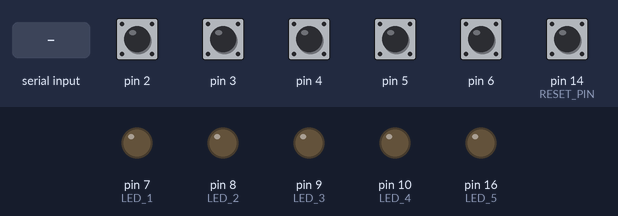
A sketch run on a simulated Arduino Leonardo, built with avr-gcc and run on an emulated ATmega32U4. On the bench: output pins drawn as LEDs (lit = HIGH). Inputs (shaded band) come from the test bench; at power-on: pin 2–6, pin 14 (RESET_PIN) HIGH.

Above: at 1.2 s.
1.3 s: "g" received over Serial
At 2.3 s:
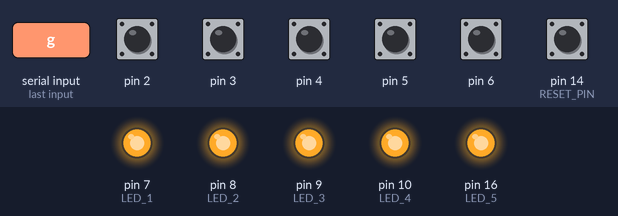
2.8 s: "t" received over Serial
At 3.4 s:
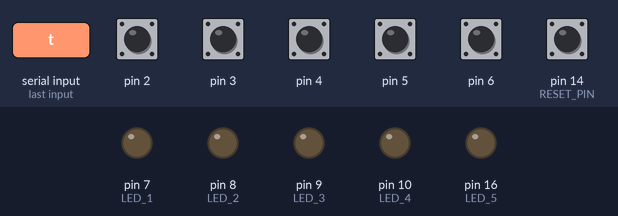
Timing chart, 0 to 5.8 s (numbered marks = the images above; inputs shaded):
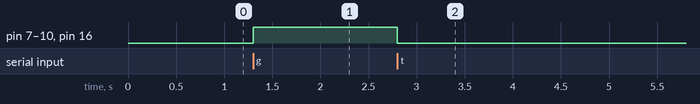

Measured:
- after the input at 1.3 s, pin 7 (LED_1), pin 8 (LED_2), pin 9 (LED_3), pin 10 (LED_4), pin 16 (LED_5): LOW → HIGH at once
- after the input at 2.8 s, pin 7 (LED_1), pin 8 (LED_2), pin 9 (LED_3), pin 10 (LED_4), pin 16 (LED_5): HIGH → LOW at once

The sketch:

main.ino
```cpp
#include <Arduino.h>
#include <Keyboard.h>
#include "Switch.hpp"
const int SWITCH_1 = 2;
const int SWITCH_2 = 3;
const int SWITCH_3 = 4;
const int SWITCH_4 = 5;
const int SWITCH_5 = 6;
const int LED_1 = 7;
const int LED_2 = 8;
const int LED_3 = 9;
const int LED_4 = 10;
const int LED_5 = 16;

const int RESET_PIN = 14;
uint8_t ascii_table[] = {0x30,0x31,0x32,0x33,0x34};

Switch switchs[5];
int handleSwitchs();
bool prevState[] = {true, true, true, true, true};
void handleSerialEvent();

void setup() {
  Serial.begin(9600);
  // put your setup code here, to run once:
  switchs[0] = Switch(SWITCH_1, LED_1);
  switchs[1] = Switch(SWITCH_2, LED_2);
  switchs[2] = Switch(SWITCH_3, LED_3);
  switchs[3] = Switch(SWITCH_4, LED_4);
  switchs[4] = Switch(SWITCH_5, LED_5);
  switchs[0].setup();
  switchs[1].setup();
  switchs[2].setup();
  switchs[3].setup();
  switchs[4].setup();
  pinMode(RESET_PIN,INPUT_PULLUP);
  // pinMode(LED_1,OUTPUT);
}

void loop() {
  // put your main code here, to run repeatedly:
  switchs[0].update();
  switchs[1].update();
  switchs[2].update();
  switchs[3].update();
  switchs[4].update();
  int switch_id = handleSwitchs();
  if (switch_id > -1){
    // Serial.print("switch : ");
    // Serial.println(switch_id);
  }

  if (!digitalRead(RESET_PIN)){
      for(int i = 0;i<5;i++) {
          switchs[i].controlLED(false);
      }
      Keyboard.releaseAll();
  }

  if (Serial.available()) {
    handleSerialEvent();
  }
  delay(1);
}

int handleSwitchs() {
    for (int i = 0;i<5;i++) {
      bool currentState = switchs[i].getState();
      if (!currentState) {
        if (prevState[i]) {
          Keyboard.press(ascii_table[i]);
          // Serial.print("press");
          // Serial.println(i);
          return i;
        }
      } else {
        // Serial.print("release");
        // Serial.println(i);
        Keyboard.release(ascii_table[i]);
      }
      prevState[i] = currentState;
    }
  return -1;
}

void handleSerialEvent() {
  char cmd = Serial.read();
  switch(cmd) {
    case 't':
      for(int i = 0;i<5;i++) {
          switchs[i].controlLED(false);
      }
      break;
    case 'g':
      digitalWrite(LED_1,HIGH);
      digitalWrite(LED_2,HIGH);
      digitalWrite(LED_3,HIGH);
      digitalWrite(LED_4,HIGH);
      digitalWrite(LED_5,HIGH);
      break;
    default:
      break;
  }
}
```

Switch.hpp
```cpp
#ifndef SWITCH_HPP
#define SWITCH_HPP
#include<Arduino.h>

class Switch {
    public:
        Switch(){}
        Switch(int switchPin, int LEDPin) {
            switch_pin = switchPin;
            led_pin = LEDPin;
        }
        void setup() {
            pinMode(switch_pin, INPUT_PULLUP);
            pinMode(led_pin, OUTPUT);
        }
        bool getState() {
            return digitalRead(switch_pin);
        }
        void update() {
            bool isDown = digitalRead(switch_pin);
            // Serial.println(isDown);
            if (!isDown) {
                if (!isPushed && !hasPushed) {
                    isPushed = true;
                    hasPushed = true;
                } else {
                    isPushed = false;
                }
            } else {
                isPushed = false;
                hasPushed = false;
            }
        }
        bool getIsPushed() {
            return isPushed;
        }

        void controlLED(bool isHIGH) {
            digitalWrite(led_pin, isHIGH);
        }

    private:
        int switch_pin, led_pin;
        bool isPushed = false, hasPushed = false;
};

#endif
```
